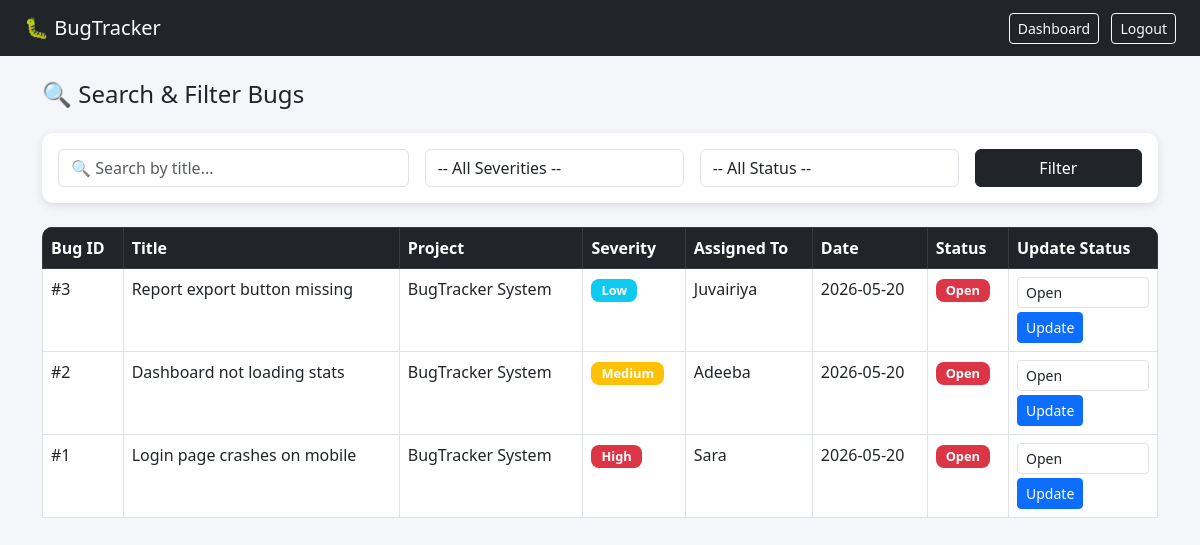
Page /bugs (signed in) on the committed database.
### app.py (models this page shows)
class Bug(db.Model):
    id = db.Column(db.Integer, primary_key=True)
    title = db.Column(db.String(200), nullable=False)
    project = db.Column(db.String(200), nullable=False)
    description = db.Column(db.Text, nullable=False)
    severity = db.Column(db.String(50), nullable=False)
    assigned_to = db.Column(db.String(100), nullable=False)
    status = db.Column(db.String(50), default='Open')
    date_reported = db.Column(db.String(50), nullable=False)

### app.py (the view)
@app.route('/bugs')
def bugs():
    if 'username' not in session:
        return redirect(url_for('login'))
    search = request.args.get('search', '')
    severity_filter = request.args.get('severity', '')
    status_filter = request.args.get('status', '')
    query = Bug.query
    if search:
        query = query.filter(Bug.title.contains(search))
    if severity_filter:
        query = query.filter_by(severity=severity_filter)
    if status_filter:
        query = query.filter_by(status=status_filter)
    bugs = query.order_by(Bug.id.desc()).all()
    return render_template('bugs.html', bugs=bugs,
                           search=search,
                           severity_filter=severity_filter,
                           status_filter=status_filter)

### templates/bugs.html (shortened to what this page needs)
<!DOCTYPE html>
<html lang="en">
<head>
  <link href="https://cdn.jsdelivr.net/npm/bootstrap@5.3.0/dist/css/bootstrap.min.css" rel="stylesheet"/>
  <link rel="stylesheet" href="{{ url_for('static', filename='css/style.css') }}"/>
</head>
<body class="dashboard-body">
  <nav class="navbar navbar-dark bg-dark px-4">
    <span class="navbar-brand">🐛 BugTracker</span>
    <div>
      <a href="/dashboard" class="btn btn-outline-light btn-sm me-2">Dashboard</a>
      <a href="/logout" class="btn btn-outline-light btn-sm">Logout</a>
    </div>
  </nav>
  <div class="container mt-4">
    <h4 class="mb-4">🔍 Search & Filter Bugs</h4>
    <div class="card p-3 mb-4">
      <form method="GET" action="/bugs">
        <div class="row g-3">
          <div class="col-md-4">
            <input type="text" name="search" class="form-control"
              placeholder="🔍 Search by title..."
              value="{{ search }}"/>
          </div>
          <div class="col-md-3">
            <select name="severity" class="form-control">
              <option value="">-- All Severities --</option>
            </select>
          </div>
          <div class="col-md-3">
            <select name="status" class="form-control">
              <option value="">-- All Status --</option>
            </select>
          </div>
          <div class="col-md-2">
            <button type="submit" class="btn btn-dark w-100">Filter</button>
          </div>
        </div>
      </form>
    </div>
    <div class="table-responsive">
      <table class="table table-bordered table-hover">
        <thead class="table-dark">
          <tr>
            <th>Bug ID</th>
            <th>Title</th>
            <th>Project</th>
            <th>Severity</th>
            <th>Assigned To</th>
            <th>Date</th>
            <th>Status</th>
            <th>Update Status</th>
          </tr>
        </thead>
        <tbody>
          {% for bug in bugs %}
          <tr>
            <td>#{{ bug.id }}</td>
            <td>{{ bug.title }}</td>
            <td>{{ bug.project }}</td>
            <td>
              {% if bug.severity == 'High' %}
              <span class="badge bg-danger">High</span>
              {% elif bug.severity == 'Medium' %}
              <span class="badge bg-warning">Medium</span>
              {% else %}
              <span class="badge bg-info">Low</span>
              {% endif %}
            </td>
            <td>{{ bug.assigned_to }}</td>
            <td>{{ bug.date_reported }}</td>
            <td>
              {% if bug.status == 'Open' %}
              <span class="badge bg-danger">Open</span>
              {% elif bug.status == 'In Progress' %}
              <span class="badge bg-warning">In Progress</span>
              {% else %}
              <span class="badge bg-success">Resolved</span>
              {% endif %}
            </td>
            <td>
              <form method="POST" action="/update_status/{{ bug.id }}">
                <select name="status" class="form-control form-control-sm">
                  <option value="Open">Open</option>
                </select>
                <button type="submit" class="btn btn-sm btn-primary mt-1">Update</button>
              </form>
            </td>
          </tr>
          {% else %}
          <tr>
            <td colspan="8" class="text-center">No bugs found!</td>
          </tr>
          {% endfor %}
        </tbody>
      </table>
    </div>
  </div>
</body>
</html>

### static/css/style.css (style rules this page uses)
.dashboard-body { background-color: #f4f6f9; min-height: 100vh; }
.navbar { flex-wrap: wrap; gap: 10px; }
.table-responsive { border-radius: 10px; overflow: hidden; }
.card { border-radius: 12px; border: none; box-shadow: 0 3px 10px rgba(0,0,0,0.1); }
.badge { font-size: 0.8rem; padding: 5px 10px; border-radius: 8px; }

### rows in the picture
Bug: id "3", title "Report export button missing", project "BugTracker System", severity "Low", assigned_to "Juvairiya", date_reported "2026-05-20", status "Open"
Bug: id "2", title "Dashboard not loading stats", project "BugTracker System", severity "Medium", assigned_to "Adeeba", date_reported "2026-05-20", status "Open"
Bug: id "1", title "Login page crashes on mobile", project "BugTracker System", severity "High", assigned_to "Sara", date_reported "2026-05-20", status "Open"
